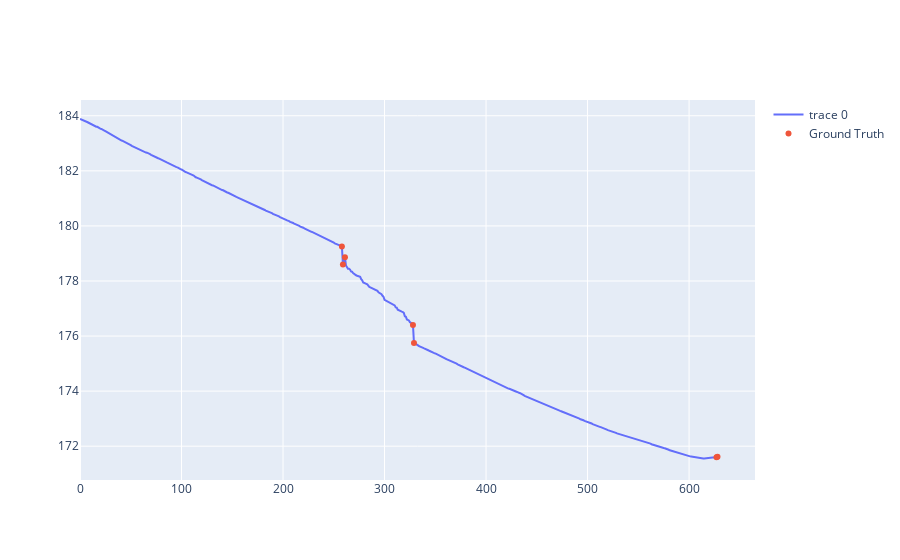

Notebook code for this chart:
### Code cell
# Plot data with estimated anomalous points
# plt.plot(trajectory1['sum_of_coords'].to_numpy(), alpha=0.5, label="observation")
index_changes = np.where(score > np.percentile(score, 99))[0]
# plt.scatter(index_changes, trajectory1['sum_of_coords'].to_numpy()[index_changes], c='green', label="change point")

fig = go.Figure()

fig.add_scatter(x=list(range(len(trajectory1['sum_of_coords']))), y=trajectory1['sum_of_coords'])

anomalies = trajectory1.iloc[trajectory1.index.isin(index_changes)]

fig.add_traces(go.Scatter(
    x=anomalies['sum_of_coords'].index, y=anomalies['sum_of_coords'], mode="markers", name="Ground Truth", hoverinfo="y"
))

fig.show()

### Figure 1 — Plotly figure (JSON) as saved in the notebook; plotly's stock layout.template omitted (floating-point values rounded to 4 significant figures; data arrays with more than 128 entries replaced by an {"elided": "..."} marker saying what was removed)
{"data": [{"type": "scatter", "x": {"elided": "629 int values"}, "y": {"elided": "629 float values"}}, {"hoverinfo": "y", "mode": "markers", "name": "Ground Truth", "type": "scatter", "x": [258, 259, 261, 328, 329, 627, 628], "y": [179.3, 178.6, 178.9, 176.4, 175.7, 171.6, 171.6]}], "layout": {}}
